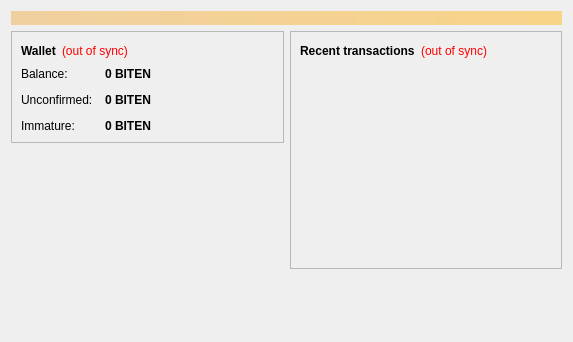
<?xml version="1.0" encoding="UTF-8"?>
<ui version="4.0">
 <class>OverviewPage</class>
 <widget class="QWidget" name="OverviewPage">
  <property name="geometry">
   <rect>
    <x>0</x>
    <y>0</y>
    <width>573</width>
    <height>342</height>
   </rect>
  </property>
  <property name="windowTitle">
   <string>Form</string>
  </property>
  <layout class="QVBoxLayout" name="topLayout">
   <item>
    <widget class="QLabel" name="labelAlerts">
     <property name="visible">
      <bool>false</bool>
     </property>
     <property name="styleSheet">
      <string notr="true">background-color: qlineargradient(x1: 0, y1: 0, x2: 1, y2: 0, stop:0 #F0D0A0, stop:1 #F8D488); color:#000000;</string>
     </property>
     <property name="wordWrap">
      <bool>true</bool>
     </property>
     <property name="margin">
      <number>3</number>
     </property>
    </widget>
   </item>
   <item>
    <layout class="QHBoxLayout" name="horizontalLayout" stretch="1,1">
     <item>
      <layout class="QVBoxLayout" name="verticalLayout_2">
       <item>
        <widget class="QFrame" name="frame">
         <property name="frameShape">
          <enum>QFrame::StyledPanel</enum>
         </property>
         <property name="frameShadow">
          <enum>QFrame::Raised</enum>
         </property>
         <layout class="QVBoxLayout" name="verticalLayout_4">
          <item>
           <layout class="QHBoxLayout" name="horizontalLayout_4">
            <item>
             <widget class="QLabel" name="label_5">
              <property name="font">
               <font>
                <weight>75</weight>
                <bold>true</bold>
               </font>
              </property>
              <property name="text">
               <string>Wallet</string>
              </property>
             </widget>
            </item>
            <item>
             <widget class="QLabel" name="labelWalletStatus">
              <property name="toolTip">
               <string>The displayed information may be out of date. Your wallet automatically synchronizes with the Biten network after a connection is established, but this process has not completed yet.</string>
              </property>
              <property name="styleSheet">
               <string notr="true">QLabel { color: red; }</string>
              </property>
              <property name="text">
               <string notr="true">(out of sync)</string>
              </property>
              <property name="alignment">
               <set>Qt::AlignLeading|Qt::AlignLeft|Qt::AlignVCenter</set>
              </property>
             </widget>
            </item>
            <item>
             <spacer name="horizontalSpacer_2">
              <property name="orientation">
               <enum>Qt::Horizontal</enum>
              </property>
              <property name="sizeHint" stdset="0">
               <size>
                <width>40</width>
                <height>20</height>
               </size>
              </property>
             </spacer>
            </item>
           </layout>
          </item>
          <item>
           <layout class="QFormLayout" name="formLayout_2">
            <property name="fieldGrowthPolicy">
             <enum>QFormLayout::AllNonFixedFieldsGrow</enum>
            </property>
            <property name="horizontalSpacing">
             <number>12</number>
            </property>
            <property name="verticalSpacing">
             <number>12</number>
            </property>
            <item row="0" column="0">
             <widget class="QLabel" name="label">
              <property name="text">
               <string>Balance:</string>
              </property>
             </widget>
            </item>
            <item row="0" column="1">
             <widget class="QLabel" name="labelBalance">
              <property name="font">
               <font>
                <weight>75</weight>
                <bold>true</bold>
               </font>
              </property>
              <property name="cursor">
               <cursorShape>IBeamCursor</cursorShape>
              </property>
              <property name="toolTip">
               <string>Your current balance</string>
              </property>
              <property name="text">
               <string notr="true">0 BITEN</string>
              </property>
              <property name="textInteractionFlags">
               <set>Qt::LinksAccessibleByMouse|Qt::TextSelectableByKeyboard|Qt::TextSelectableByMouse</set>
              </property>
             </widget>
            </item>
            <item row="1" column="0">
             <widget class="QLabel" name="label_3">
              <property name="text">
               <string>Unconfirmed:</string>
              </property>
             </widget>
            </item>
            <item row="1" column="1">
             <widget class="QLabel" name="labelUnconfirmed">
              <property name="font">
               <font>
                <weight>75</weight>
                <bold>true</bold>
               </font>
              </property>
              <property name="cursor">
               <cursorShape>IBeamCursor</cursorShape>
              </property>
              <property name="toolTip">
               <string>Total of transactions that have yet to be confirmed, and do not yet count toward the current balance</string>
              </property>
              <property name="text">
               <string notr="true">0 BITEN</string>
              </property>
              <property name="textInteractionFlags">
               <set>Qt::LinksAccessibleByMouse|Qt::TextSelectableByKeyboard|Qt::TextSelectableByMouse</set>
              </property>
             </widget>
            </item>
            <item row="2" column="0">
             <widget class="QLabel" name="labelImmatureText">
              <property name="text">
               <string>Immature:</string>
              </property>
             </widget>
            </item>
            <item row="2" column="1">
             <widget class="QLabel" name="labelImmature">
              <property name="font">
               <font>
                <weight>75</weight>
                <bold>true</bold>
               </font>
              </property>
              <property name="toolTip">
               <string>Mined balance that has not yet matured</string>
              </property>
              <property name="text">
               <string notr="true">0 BITEN</string>
              </property>
              <property name="textInteractionFlags">
               <set>Qt::LinksAccessibleByMouse|Qt::TextSelectableByKeyboard|Qt::TextSelectableByMouse</set>
              </property>
             </widget>
            </item>
           </layout>
          </item>
         </layout>
        </widget>
       </item>
       <item>
        <spacer name="verticalSpacer">
         <property name="orientation">
          <enum>Qt::Vertical</enum>
         </property>
         <property name="sizeHint" stdset="0">
          <size>
           <width>20</width>
           <height>40</height>
          </size>
         </property>
        </spacer>
       </item>
      </layout>
     </item>
     <item>
      <layout class="QVBoxLayout" name="verticalLayout_3">
       <item>
        <widget class="QFrame" name="frame_2">
         <property name="frameShape">
          <enum>QFrame::StyledPanel</enum>
         </property>
         <property name="frameShadow">
          <enum>QFrame::Raised</enum>
         </property>
         <layout class="QVBoxLayout" name="verticalLayout">
          <item>
           <layout class="QHBoxLayout" name="horizontalLayout_2">
            <item>
             <widget class="QLabel" name="label_4">
              <property name="text">
               <string>&lt;b&gt;Recent transactions&lt;/b&gt;</string>
              </property>
             </widget>
            </item>
            <item>
             <widget class="QLabel" name="labelTransactionsStatus">
              <property name="toolTip">
               <string>The displayed information may be out of date. Your wallet automatically synchronizes with the Biten network after a connection is established, but this process has not completed yet.</string>
              </property>
              <property name="styleSheet">
               <string notr="true">QLabel { color: red; }</string>
              </property>
              <property name="text">
               <string notr="true">(out of sync)</string>
              </property>
              <property name="alignment">
               <set>Qt::AlignRight|Qt::AlignTrailing|Qt::AlignVCenter</set>
              </property>
             </widget>
            </item>
            <item>
             <spacer name="horizontalSpacer">
              <property name="orientation">
               <enum>Qt::Horizontal</enum>
              </property>
              <property name="sizeHint" stdset="0">
               <size>
                <width>40</width>
                <height>20</height>
               </size>
              </property>
             </spacer>
            </item>
           </layout>
          </item>
          <item>
           <widget class="QListView" name="listTransactions">
            <property name="styleSheet">
             <string notr="true">QListView { background: transparent; }</string>
            </property>
            <property name="frameShape">
             <enum>QFrame::NoFrame</enum>
            </property>
            <property name="verticalScrollBarPolicy">
             <enum>Qt::ScrollBarAlwaysOff</enum>
            </property>
            <property name="horizontalScrollBarPolicy">
             <enum>Qt::ScrollBarAlwaysOff</enum>
            </property>
            <property name="selectionMode">
             <enum>QAbstractItemView::NoSelection</enum>
            </property>
           </widget>
          </item>
         </layout>
        </widget>
       </item>
       <item>
        <spacer name="verticalSpacer_2">
         <property name="orientation">
          <enum>Qt::Vertical</enum>
         </property>
         <property name="sizeHint" stdset="0">
          <size>
           <width>20</width>
           <height>40</height>
          </size>
         </property>
        </spacer>
       </item>
      </layout>
     </item>
    </layout>
   </item>
  </layout>
 </widget>
 <resources/>
 <connections/>
</ui>
